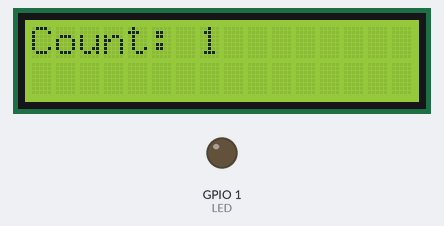
A sketch run on a simulated ESP32. On the bench: 16×2 character LCD, output pins drawn as LEDs (lit = HIGH). What the sketch prints to the serial monitor is not drawn.

Above: at 0.2 s.
Timing chart, 0 to 1.7 s (numbered marks = the images above):
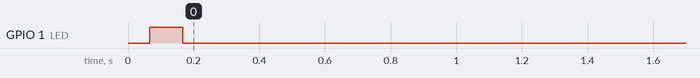

The sketch:

EE590_Lab5_Part1.ino
```cpp
/**
 * @file EE590_Lab5_Part1.ino
 * @brief FreeRTOS-based SRTF Task Scheduling System on ESP32
 *
 * @mainpage EE590 Lab5 - Part 1
 *
 * @section overview Overview
 * This sketch demonstrates Shortest Remaining Time First (SRTF) scheduling using FreeRTOS tasks on an ESP32.
 * The program performs three tasks:
 * - Blinks an LED for a total of 500 ms.
 * - Displays an incrementing counter on an LCD. in 2 seconds
 * - Prints alphabet characters to the serial monitor in 13 seconds.
 * Tasks are managed by a scheduler that resumes them based on the shortest remaining execution time.
 *
 * @section author Author
 * Created by Sai Jayanth Kalisi, 2025
 *
 */
 //========= LIBRARIES =========
#include <freertos/FreeRTOS.h>
#include <freertos/task.h>
#include <Wire.h>
#include <LiquidCrystal_I2C.h>

//========= PIN DEFINITIONS =========
#define LED 1              ///< Output LED pin
#define LED_TIME 100       ///< LED blink duration in milliseconds
#define SDA_PIN 20         ///< I2C data pin
#define SCL_PIN 21         ///< I2C clock pin
#define LCD_TIME 100       ///< LCD update interval in milliseconds
#define PRINT_TIME 500     ///< Serial print interval in milliseconds


//========= LCD SETUP =========
/**
 * @brief 16x2 I2C LCD at address 0x27
 */
LiquidCrystal_I2C lcd(0x27, 16, 2);

//========= TASK EXECUTION TIMES =========
const TickType_t ledTaskExecutionTime = pdMS_TO_TICKS(500);         ///< LED total execution time 500 ms
const TickType_t counterTaskExecutionTime = pdMS_TO_TICKS(2000);    ///< LCD count total time 2 s
const TickType_t alphabetTaskExecutionTime = pdMS_TO_TICKS(13000);  ///< Alphabet print total time 13 s

//========= REMAINING TIMES =========
volatile TickType_t remainingLedTime = ledTaskExecutionTime;
volatile TickType_t remainingCounterTime = counterTaskExecutionTime;
volatile TickType_t remainingAlphabetTime = alphabetTaskExecutionTime;

//========= STATE FLAGS =========
volatile bool LEDdone = false;     ///< Flag to track completion of LED task
volatile bool COUNTdone = false;   ///< Flag to track completion of counter task
volatile bool ALPHAdone = false;   ///< Flag to track completion of alphabet task

//========= Global VALUES =========
volatile int count = 0;            ///< Current LCD count value
volatile char glyph = 'A' - 1;     ///< Current alphabet character

//========= TASK HANDLES =========
TaskHandle_t TaskLED_Handle = NULL;
TaskHandle_t TaskCOUNT_Handle = NULL;
TaskHandle_t TaskALPHA_Handle = NULL;
TaskHandle_t TaskSchedule_Handle = NULL;


//========= TASK DEFINITIONS =========

/**
 * @brief Blinks an LED until the allotted execution time expires
 * @param arg Unused task parameter
 */
void ledTask(void *arg) {
  pinMode(LED, OUTPUT);
  while (1) {
    // check if task needs any further changes in this time slice
    if (!LEDdone && remainingLedTime >= pdMS_TO_TICKS(LED_TIME * 2)) {
      // if so, do task in current time slice by toggling LED on and off
      digitalWrite(LED, HIGH);
      vTaskDelay(pdMS_TO_TICKS(LED_TIME));
      digitalWrite(LED, LOW);
      vTaskDelay(pdMS_TO_TICKS(LED_TIME));
      remainingLedTime -= pdMS_TO_TICKS(LED_TIME * 2);
    } else {
      // if not, consider task as complete
      Serial.println("LED Complete");
      LEDdone = true;
    }
    vTaskSuspend(NULL);
  }
}

/**
 * @brief Displays a counter on the LCD every 100 ms until it reaches 20 or time expires
 * @param arg Unused task parameter
 */
void counterTask(void *arg) {
  while (1) {
    // check if task needs any further changes in this time slice
    if (!COUNTdone && count < 20 && remainingCounterTime >= pdMS_TO_TICKS(LCD_TIME)) {
      //if so, do task during time slice by incrementing count and printing to LCD
      count++;
      lcd.clear();
      lcd.setCursor(0, 0);
      lcd.print("Count: ");
      lcd.print(count);

      // Serial.print("Time: " + String(millis()) + " for ");
      // Serial.println(count);
      vTaskDelay(pdMS_TO_TICKS(LCD_TIME));
      remainingCounterTime -= pdMS_TO_TICKS(LCD_TIME);
    } else {
      // if not consider task complete
      Serial.println("Count Complete");
      COUNTdone = true;
    }
    vTaskSuspend(NULL);
  }
}

/**
 * @brief Prints the alphabet to the serial monitor every 500 ms until Z or time expires
 * @param arg Unused task parameter
 */
void alphabetTask(void *arg) {
  while (1) {
    //check if task needs any further changes in this time slice.
    if (!ALPHAdone && glyph < 'Z' && remainingAlphabetTime >= pdMS_TO_TICKS(PRINT_TIME)) {
      //if so, do next time slice by printing next char
      glyph++;
      // Serial.print("Time: " + String(millis()) + " for ");
      Serial.print(glyph);
      vTaskDelay(pdMS_TO_TICKS(PRINT_TIME));
      remainingAlphabetTime -= pdMS_TO_TICKS(PRINT_TIME);
    } else {
      // if not, consider task as done
      Serial.println();
      Serial.println("Alphabet Done");
      ALPHAdone = true;
    }
    vTaskSuspend(NULL);
  }
}

/**
 * @brief Implements Shortest Remaining Time First (SRTF) scheduling
 *        and resets all tasks when all are finished
 * @param arg Unused task parameter
 */
void scheduleTasks(void *arg) {
  while (1) {
    // Reset if all are done
    if (LEDdone && COUNTdone && ALPHAdone) {
      Serial.println("Resetting tasks...");
      count = 0;
      glyph = 'A' - 1;
      remainingLedTime = ledTaskExecutionTime;
      remainingCounterTime = counterTaskExecutionTime;
      remainingAlphabetTime = alphabetTaskExecutionTime;
      LEDdone = COUNTdone = ALPHAdone = false;

      vTaskSuspend(TaskLED_Handle);
      vTaskSuspend(TaskCOUNT_Handle);
      vTaskSuspend(TaskALPHA_Handle);
    }

    // SRTF Scheduling
    if (!LEDdone && (remainingLedTime <= remainingCounterTime || COUNTdone) && (remainingLedTime <= remainingAlphabetTime || ALPHAdone) && eTaskGetState(TaskLED_Handle) == eSuspended) {
      vTaskResume(TaskLED_Handle);
    } else if (!COUNTdone && (remainingCounterTime <= remainingLedTime || LEDdone) && (remainingCounterTime <= remainingAlphabetTime || ALPHAdone) && eTaskGetState(TaskCOUNT_Handle) == eSuspended) {
      vTaskResume(TaskCOUNT_Handle);
    } else if (!ALPHAdone && (remainingAlphabetTime <= remainingLedTime || LEDdone) && (remainingAlphabetTime <= remainingCounterTime || COUNTdone) && eTaskGetState(TaskALPHA_Handle) == eSuspended) {
      vTaskResume(TaskALPHA_Handle);
    }

    vTaskDelay(pdMS_TO_TICKS(1));  //frequency with which to check
  }
}

//========= SETUP =========
/**
 * @brief Arduino setup function
 * @details Initializes peripherals and creates tasks pinned to Core 0
 */
void setup() {
  Serial.begin(115200);
  Wire.begin(SDA_PIN, SCL_PIN);
  lcd.init();
  lcd.clear();
  lcd.backlight();

  // Create tasks pinned to core 0
  xTaskCreatePinnedToCore(ledTask, "BlinkingLED", 2048, NULL, 1, &TaskLED_Handle, 0);
  xTaskCreatePinnedToCore(counterTask, "CountingLCD", 2048, NULL, 1, &TaskCOUNT_Handle, 0);
  xTaskCreatePinnedToCore(alphabetTask, "AlphabetPrintSerial", 4096, NULL, 1, &TaskALPHA_Handle, 0);
  xTaskCreatePinnedToCore(scheduleTasks, "SchedulerSRTF", 2048, NULL, 2, &TaskSchedule_Handle, 0); // Higher priority
}


//========= LOOP =========
/**
 * @brief Empty main loop as tasks handle all operations
 */
void loop() {
  // not used
}
```

Measured:
- by itself, GPIO 1 (LED): LOW → HIGH at 0.07 s, → LOW 0.10 s later
